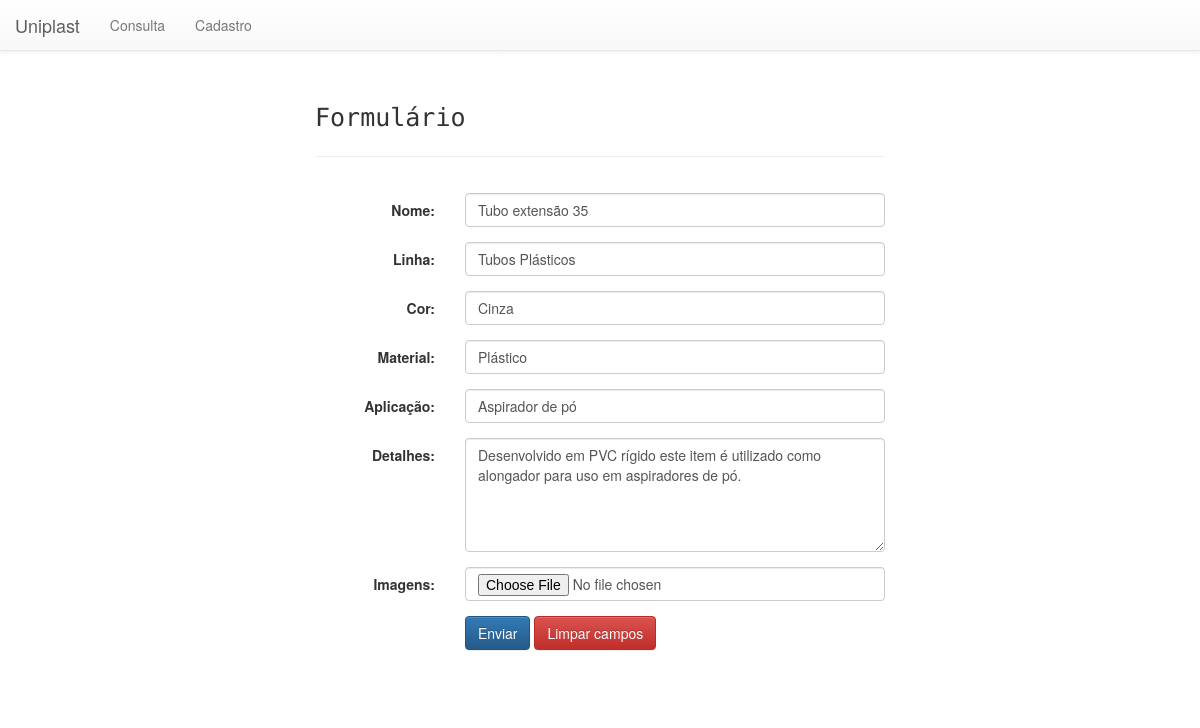
The page /editar_prod.php?id=0001 on the database its author committed.
### tables this page shows
CREATE TABLE `produtos` (
  `cd_produto` varchar(10) NOT NULL,
  `ds_produto` varchar(40) NOT NULL,
  `ds_linha` varchar(20) NOT NULL,
  `ds_cor` text NOT NULL,
  `ds_material` varchar(15) NOT NULL,
  `ds_aplic_produto` text NOT NULL,
  `ds_detalhes` varchar(200) NOT NULL,
  `imagem` varchar(100) NOT NULL
);

### editar_prod.php (the view, shortened to what this page needs)
<html>
    <head>
        <link href="css/bootstrap.min.css" rel="stylesheet">
        <link href="css/bootstrap-theme.min.css" rel="stylesheet">
        <link href="css/estilo.css" rel="stylesheet">
    </head>
      <?php
        $cd_produto = $_GET['id'];
        $pesquisar = mysql_query("select * from produtos where cd_produto=$cd_produto");
        if ($resultado = mysql_fetch_array($pesquisar)) {
  				$ds_produto       = $resultado["ds_produto"];
  				$ds_linha         = $resultado["ds_linha"];
  				$ds_cor           = $resultado["ds_cor"];
  				$ds_material      = $resultado["ds_material"];
  				$ds_aplic_produto = $resultado["ds_aplic_produto"];
  				$ds_detalhes      = $resultado["ds_detalhes"];
  				$ds_imagem        = $resultado["imagem"];
        }
      ?>
    <body>
        <div class="container">
            <div class="_main" >
                <div class="col-sm-12 _title">
                    <p>Formulário</p>
                    <hr>
                </div>
                <div class="col-sm-12">
                    <form name="cad_produtos" method="post" action="alterar_prod.php" enctype="multipart/form-data" class="form-horizontal">
                        <div class="form-group">
                            <div class="col-sm-9">
                            </div>
                        </div>
                        <div class="form-group">
                            <label class="control-label col-sm-3" for="nome">Nome:</label>
                            <div class="col-sm-9">
                                <input type="text" name="ds_produto" id="ds_produto" class="form-control" maxlength="40" value="<?php echo $ds_produto ?>" required placeholder="Insira o nome do produto">
                            </div>
                        </div>
                        <div class="form-group">
                            <label class="control-label col-sm-3" for="linha">Linha:</label>
                            <div class="col-sm-9">
                                <input type="text" name="ds_linha" id="ds_linha" class="form-control" maxlength="20" value="<?php echo $ds_linha ?>" required placeholder="Insira a linha do produto">
                            </div>
                        </div>
                        <div class="form-group">
                            <label class="control-label col-sm-3" for="cor">Cor:</label>
                            <div class="col-sm-9">
                                <input type="text" name="ds_cor" id="ds_cor" class="form-control" maxlength="20" value="<?php echo $ds_cor ?>" placeholder="Insira a cor do produto" required>
                            </div>
                        </div>
                        <div class="form-group">
                            <label class="control-label col-sm-3" for="material">Material:</label>
                            <div class="col-sm-9">
                                <input type="text" name="ds_material" id="ds_material" class="form-control" value="<?php echo $ds_material ?>" placeholder="Insira o material" maxlength="15" required>
                            </div>
                        </div>
                        <div class="form-group">
                            <label class="control-label col-sm-3" for="aplicacao">Aplicação:</label>
                            <div class="col-sm-9">
                                <input type="text" name="ds_aplic_produto" id="ds_aplic_produto" class="form-control" value="<?php echo $ds_aplic_produto ?>" placeholder="Insira a aplicação do produto" maxlength="40" required>
                            </div>
                        </div>
                        <div class="form-group">
                            <label class="control-label col-sm-3" for="detalhes">Detalhes:</label>
                            <div class="col-sm-9">
                                <textarea type="text" name="ds_detalhes" id="ds_detalhes" class="form-control" rows="5" maxlength="200" required><?php echo $ds_detalhes ?></textarea>
                            </div>
                        </div>
                        <div class="form-group">
                            <label class="control-label col-sm-3" for="detalhes">Imagens:</label>
                            <div class="col-sm-9">
                                <input type="file" name="img" id="img" class="form-control" maxlength="200" value="<?php echo $ds_imagem;?>">
                            </div>
                        </div>
                        <div class="form-group col-sm-12">
                            <div class="btn-group" style="margin-left:150px">
                                <button class="btn btn-primary" type="submit">Enviar</button>
                            </div>
                            <div class="btn-group">
                                <button class="btn btn-danger" type="reset">Limpar campos</button>
                            </div>
                        </div>
                    </form>
                </div>
            </div>
        </div>
    </body>
</html>

### css/estilo.css (style rules this page uses)
._main { height: 600px; width: 600px; margin-top: 100px; margin-left: auto; margin-right: auto; }
._title p { font-family: Rubik mono one,sans-serif; font-size: 25px; }

### rows shown on the page
produtos: ds_produto "Tubo extensão 35", ds_linha "Tubos Plásticos", ds_cor "Cinza", ds_material "Plástico", ds_aplic_produto "Aspirador de pó", ds_detalhes "Desenvolvido em PVC rígido este item é utilizado como alongador para uso em aspiradores de pó."
